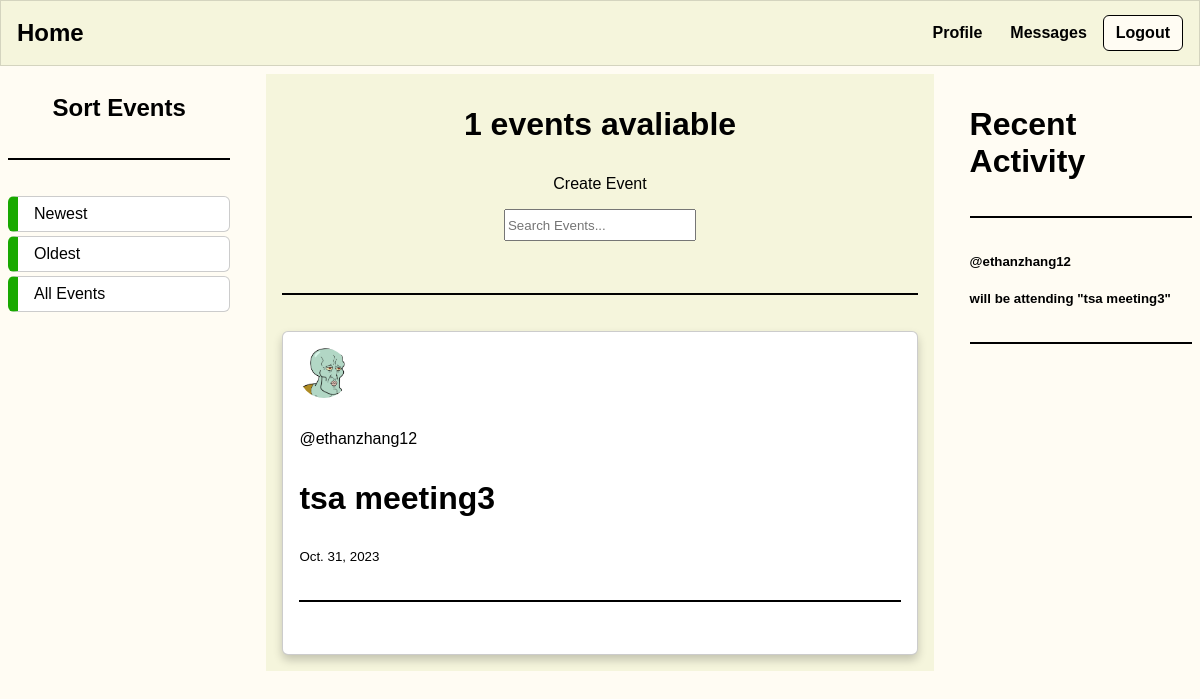
/event-list/ (signed in), run on an earlier commit of the app's database.
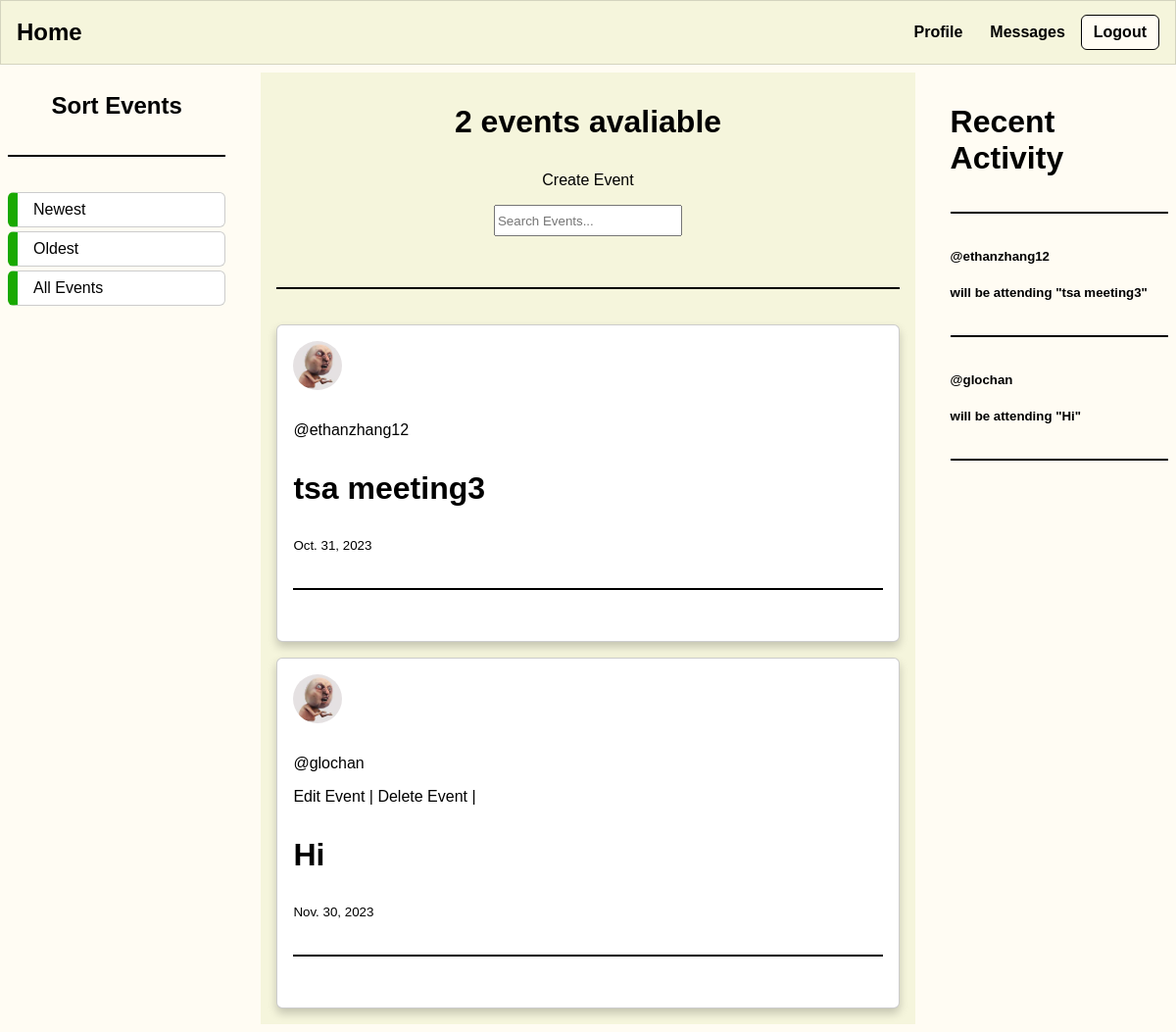
And on a later commit of the database.
### questions/models.py (models this page shows, shortened)
class Event(models.Model):
    title = models.CharField(max_length=200)
    host = models.ForeignKey(User, on_delete=models.SET_NULL, null=True)
    description = models.TextField(null=True, blank=True)
    date = models.DateField(default=datetime.date.today)
    location = models.CharField(max_length=200)
    def __str__(self):
        return self.title

class Profile(models.Model):
    user = models.OneToOneField(User, on_delete=models.CASCADE)
    image = models.ImageField(default='default.jpg', upload_to='profile_pics')

class EventResponse(models.Model):
    user = models.ForeignKey(User, on_delete=models.SET_NULL, null=True)
    event = models.ForeignKey(Event, on_delete=models.CASCADE, null=True)
    attending = models.BooleanField(null=True, blank=True)
    notattending = models.BooleanField(null=True, blank=True)

### questions/views.py (the view)
# urls.py: path('event-list/', listEvents, name='list-events'),
def listEvents(request):
    q = request.GET.get('q') if request.GET.get('q') != None else ''
    e = request.GET.get('e') if request.GET.get('e') != None else ''
    count = Event.objects.count()
    responses = EventResponse.objects.filter(attending = True)
    if q == 'newest':
        events = Event.objects.filter(
            Q(title__icontains = e) |
            Q(description__icontains = e)
        ).order_by('-date')
        context = {
            'events': events,
            'event_count': count,
            'eresponses': responses
        }
        return render(request, 'questions/events_list.html', context)
    else:
        events = Event.objects.filter(
            Q(title__icontains = e) |
            Q(description__icontains = e)
        ).order_by('date')
        context = {
            'events': events,
            'event_count': count,
            'eresponses': responses
        }
        return render(request, 'questions/events_list.html', context)

### questions/templates/questions/events_list.html (shortened to what this page needs)
{% extends 'main.html' %}
{% block content %}
<div class="home-container">
    <div class="browse">
        <h2>Sort Events</h2>
        <hr>
        <a href="{% url 'questions:list-events' %}?q=newest">Newest</a>
        <a href="{% url 'questions:list-events' %}?q=oldest">Oldest</a>
        <a href="{% url 'questions:list-events' %}">All Events</a>
    </div>
    <div>
        <center><h3>{{event_count}} events avaliable</h3></center>
        <center><a href="{% url 'questions:create-event' %}">Create Event</a></center>
        <form method="GET" action="">
            <center><input type="text" name="e" placeholder="Search Events..."></center>
        </form>
        <hr>
            {% include 'questions/event_feed.html' %}
    </div>
    <div>
        <h3>Recent Activity</h3>
        <hr>
        {% include 'questions/events_component.html' %}
    </div>
</div>
{% endblock content %}

### questions/templates/questions/event_feed.html
{% for event in events %}
    <article class = "media content-section">
            <div>
                <img class="account-img" style="border-radius: 50%; width: 50px; height: 50px;" src = "{{ user.profile.image.url }}">
                <p><a href="{% url 'questions:profile' event.host.id %}">@{{event.host.username}}</a></p>
                {% if request.user == event.host %}
                <a href="{% url 'questions:update-event' event.id %}">Edit Event | </a>
                <a href="{% url 'questions:delete-event' event.id %}">Delete Event | </a>
                {% endif %}
                <h3><a href="{% url 'questions:event' event.id %}">{{ event.title }}</a></h3>
                <small>{{ event.date }}</small>
                <hr>
            </div>
    </article>
{% endfor %}

### questions/templates/questions/events_component.html
{% for message in eresponses %}
    <div >
        <h5><a href="{% url 'questions:profile' message.user.id %}">@{{ message.user }}</a></h5>
        <h5>will be attending <a href="{% url 'questions:event' message.event.id %}">"{{ message.event }}"</a></h5>
        <hr>
    </div>
{% endfor %}

What changed in the data, as far as the page shows it:
changed through a linked row, Event "tsa meeting3": profile.image: picture added in place of a placeholder
added Event: profile.image (picture), host.username "glochan", shows "Edit Event |", title "Hi", date "Nov. 30, 2023"
added EventResponse: user "glochan", event "Hi"
Also different on the page:
{{ event_count }}: "1" → "2"
